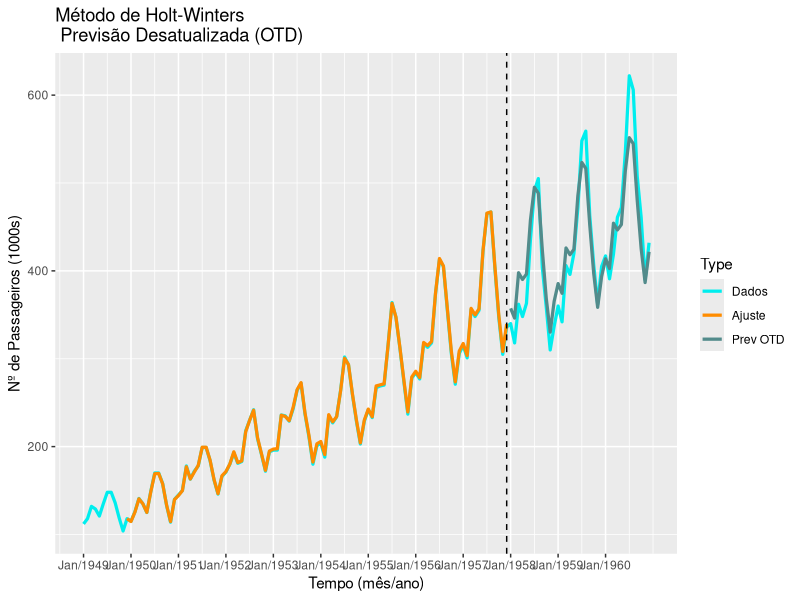
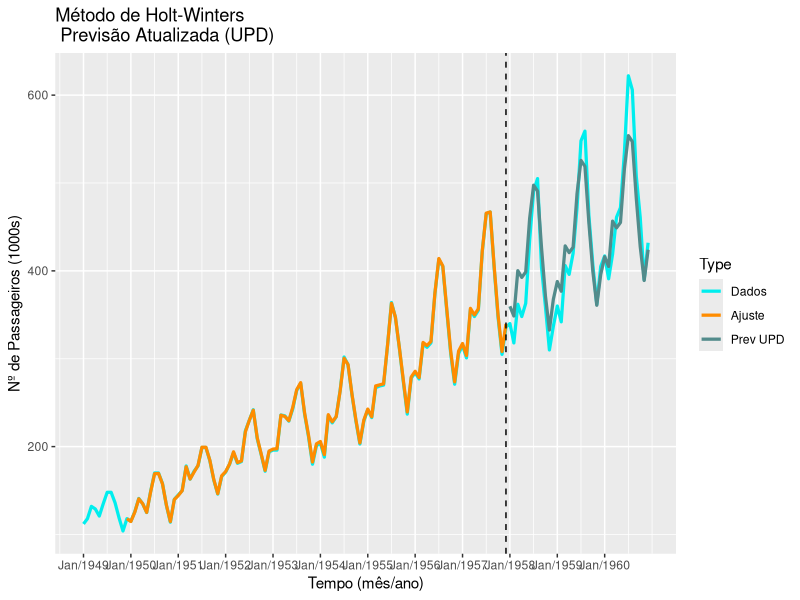
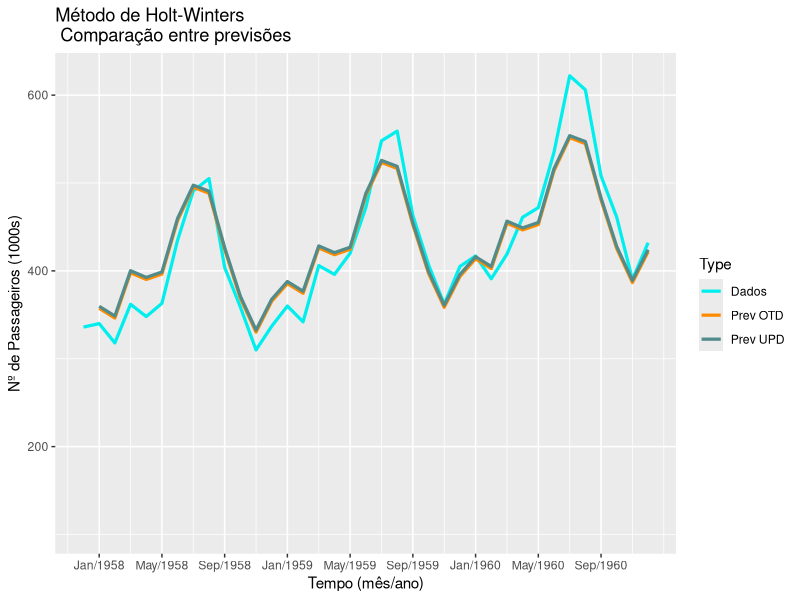
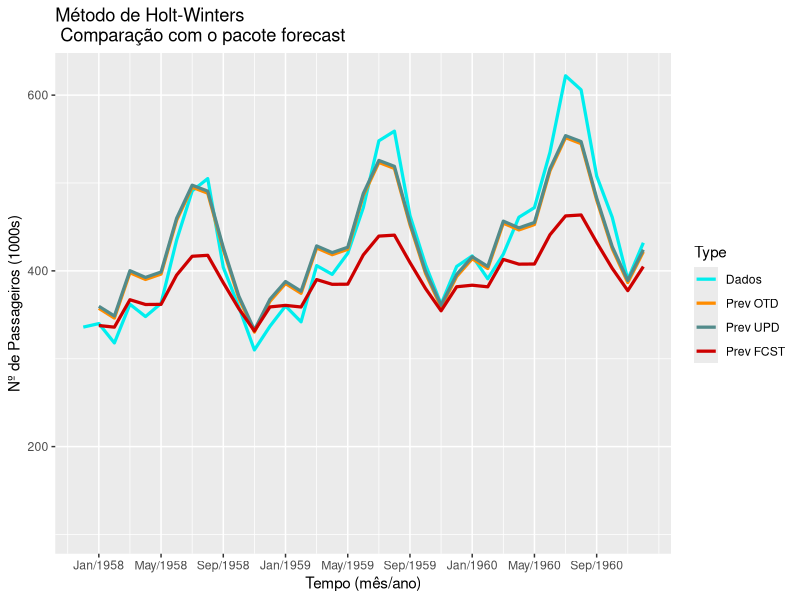

Generate these figures, in order, with R:
#--------------------------------------------------------------------------
# Séries Temporais - Suavização exponencial pelo método de Holt-Winters
#--------------------------------------------------------------------------

# Definindo a biblioteca
.libPaths(
      "C:/Users/JoséRoberto/AppData/Roaming/SPB_16.6/R/win-library/3.2")

# Acessando a série que será analisada
data("AirPassengers")

ap <- 3 # Anos a serem Previstos
s <- 12 # frequência Sazonal
h <- s*ap # quant. meses a serem previstos
Zcplt <- AirPassengers # Série completa
Zmdl <- Zcplt[1:(length(Zcplt)-h)] # Séria utilizada na modelagem

#--------------------------------------------------------------------------
# Ajuste da modelagem - Suavização exponencial

# Equações de recorrência - parâmetros iniciais
# Nível incial z
z <- c(rep(NA, s-1), mean(Zmdl[1:s])) # OU c(rep(NA, s-1), 120.4284)

# Tendência inicial t
t <- c(rep(NA, s-1), 0) # OU c(rep(NA, s-1),1.9035) #c(rep(NA, s-1), 0)

# Sazonalidade inicial f
f <- Zmdl[1:s]-z[s] # OU c(22.1981, -43.8653, -17.7495, 12.8625, 43.4763,
#                          50.1649,26.7827, -4.5286, -2.9447, 4.7007,
#                          -26.4387, -20.2622)

# Constantes de suavização
A <- 0.25 # 0.9999
C <- 0.02 # 0.0004
D <- 0.9  # 0.0004

# Equações de estimativa - nível Z(t), tendência T(t) e sazonalidade F(t) 
for (i in (s+1):length(Zmdl)) {
      z[i] <- A*(Zmdl[i]-f[i-s])+(1-A)*(z[i-1]+t[i-1])
      t[i] <- C*(z[i]-z[i-1])+(1-C)*t[i-1]
      f[i] <- D*(Zmdl[i]-z[i])+(1-D)*f[i-s]
}

# Série de ajuste da modelagem Zfit(t)
Zfit <- c(z + t + f, rep(NA, h))

#--------------------------------------------------------------------------
# Previsão sem atualização a cada amostra (outdated)

# Zprev1 se refere a previsão desatualizada; Zprev2, a previsão atualizada
Zprev1 <- Zprev2 <- rep(NA, length(Zmdl))
n <- 1 
for (p in 1:h) {
      if (p > n*s) n <- n + 1
      # zp estima a série p passos a frente do último valor de Zmdl
      zp <- z[length(Zmdl)] + p*t[length(Zmdl)] + f[length(Zmdl)+p-n*s]
      Zprev1 <- c(Zprev1, zp)
}

# Previsão com atualização a cada amostra (updated)

m <- (length(Zmdl)+1):length(Zcplt) # m indica os meses a serem previstos
for (i in m) {
      Znew <- z[i-1] + t[i-1] + f[i-s]
      z[i] <- A*(Znew-f[i-s])+(1-A)*(z[i-1]+t[i-1])
      t[i] <- C*(z[i]-z[i-1])+(1-C)*t[i-1]
      f[i] <- D*(Znew-z[i])+(1-D)*f[i-s]
}

Zprev2 <- c(Zprev2, (z + t + f)[m])

#--------------------------------------------------------------------------
# Gráficos utilizando o pacote ggplot2

library(ggplot2)
dataAP <- data.frame(
      Date = rep(1:length(Zcplt), 4),
      Data = as.numeric(c(Zcplt, Zfit, Zprev1, Zprev2)),
      Type = gl(4, length(Zcplt),
                labels = c("Dados", "Ajuste", "Prev OTD", "Prev UPD")))

dataAP <- dataAP[complete.cases(dataAP),]

dataAPprevOTD <- subset(dataAP, Type!="Prev UPD")
dataAPprevUPD <- subset(dataAP, Type!="Prev OTD")
dataAPprevBOTH <- subset(dataAP, Type!="Ajuste")

# Gráfico 1 - Previsão sem atualização (outdated)
p1 <- ggplot(dataAPprevOTD, aes(x=Date, y=Data, color=Type)) +
      geom_line(size = 1.1) +
      geom_vline(xintercept = length(Zmdl), lty = 2) +
      scale_color_manual(
            values = c("cyan2", "darkorange", "darkslategray4")) +
      scale_x_continuous(
            breaks = seq(1, length(Zcplt), by = 12),
            labels = paste0(rep("Jan/", end(Zcplt)[1]-start(Zcplt)[1]+1),
                            start(Zcplt)[1]:end(Zcplt)[1])) +
      labs(title="Método de Holt-Winters \n Previsão Desatualizada (OTD)",
           x = "Tempo (mês/ano)", y = "Nº de Passageiros (1000s)")

# Gráfico 2 - Previsão com atualização (updated) 
p2 <- ggplot(dataAPprevUPD, aes(x=Date, y=Data, color=Type)) +
      geom_line(size = 1.1) +
      geom_vline(xintercept = length(Zmdl), lty = 2) +
      scale_color_manual(
            values = c("cyan2", "darkorange", "darkslategray4")) +
      scale_x_continuous(
            breaks = seq(1, length(Zcplt), by = 12),
            labels = paste0(rep("Jan/", end(Zcplt)[1]-start(Zcplt)[1]+1),
                            start(Zcplt)[1]:end(Zcplt)[1])) +
      labs(title="Método de Holt-Winters \n Previsão Atualizada (UPD)",
           x = "Tempo (mês/ano)", y = "Nº de Passageiros (1000s)")

# Gráfico 3 - Comparação entre previsões
p3 <- ggplot(dataAPprevBOTH, aes(x=Date, y=Data, color=Type)) +
      geom_line(size = 1.1) +
      scale_color_manual(
            values = c("cyan2", "darkorange", "darkslategray4")) +
      scale_x_continuous(
            breaks = seq(1, length(Zcplt), by = 4),
            labels = paste0(rep(c("Jan/","May/","Sep/"),
                               end(Zcplt)[1]-start(Zcplt)[1]+1),
                           sort(rep(start(Zcplt)[1]:end(Zcplt)[1], 3))),
            limits = c(length(Zmdl), length(Zcplt))) +
      labs(title="Método de Holt-Winters \n Comparação entre previsões",
           x = "Tempo (mês/ano)", y = "Nº de Passageiros (1000s)")

#__________________________________________________________________________
#--------------------------------------------------------------------------
# Comparação com os dados da função ets(ts, model="AAA")
library(forecast)
fit <- ets(ts(Zmdl, start = c(1949,1), frequency = 12), model = "AAA")
pred <- forecast(fit, h)

# Gráfico 4 - Comparação com os resultados do pacote forecast
forecastPrev <- data.frame(Date = m, Data = pred$mean, Type = "Prev FCST")
dataAPforecast <- rbind(dataAPprevBOTH, forecastPrev)
p4 <- ggplot(dataAPforecast, aes(x=Date, y=Data, color=Type)) +
      geom_line(size = 1.1) +
      scale_color_manual(
            values = c("cyan2", "darkorange", "darkslategray4", "red3")) +
      scale_x_continuous(
            breaks = seq(1, length(Zcplt), by = 4),
            labels = paste0(rep(c("Jan/","May/","Sep/"),
                               end(Zcplt)[1]-start(Zcplt)[1]+1),
                           sort(rep(start(Zcplt)[1]:end(Zcplt)[1], 3))),
            limits = c(length(Zmdl), length(Zcplt))) +
      labs(title = paste("Método de Holt-Winters \n",
                         "Comparação com o pacote forecast"),
           x = "Tempo (mês/ano)", y = "Nº de Passageiros (1000s)")




